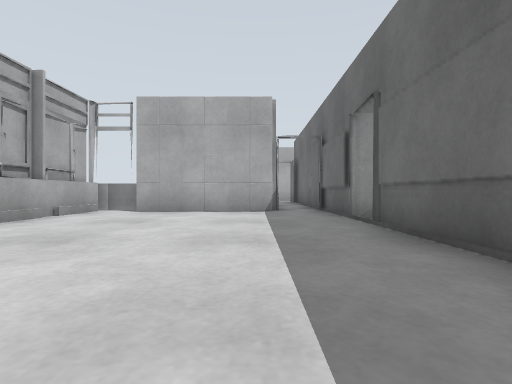
view 1 (above)

17 first-person views from a walk through a Gazebo world. The camera is 0.5 m above the floor, looks level and sees 80° across. The lines on the ground mark 1 m squares. The floor is counted in squares, 1 m on a side. Each view is taken from the middle of a square. On the plan, view 1 faces up. The plan holds only what a view shows up to about 9 squares ahead; the rest is blank. The place goes on beyond the plan.

view 2
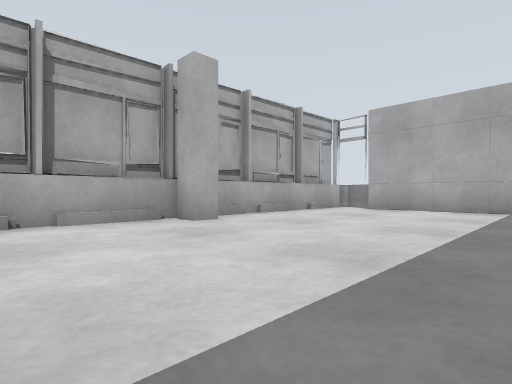

view 3
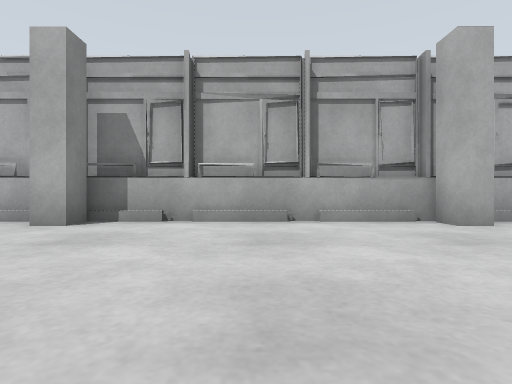

view 4
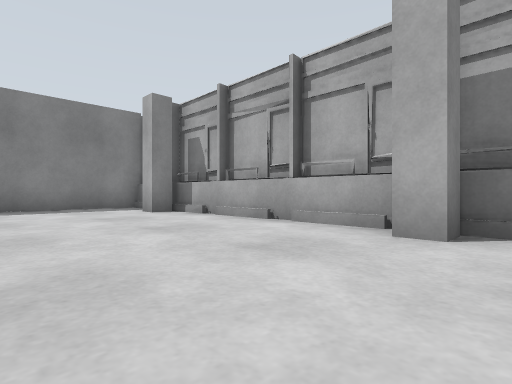

view 5
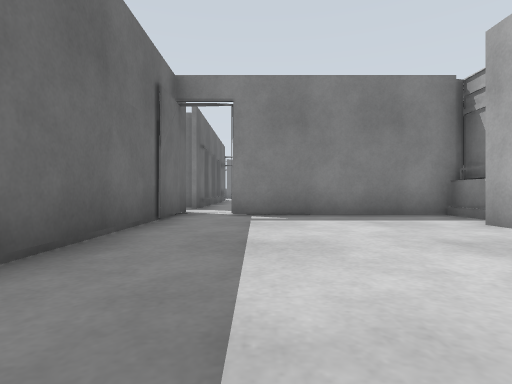

view 6
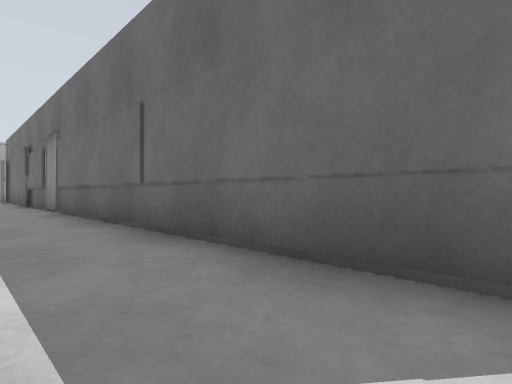

view 7
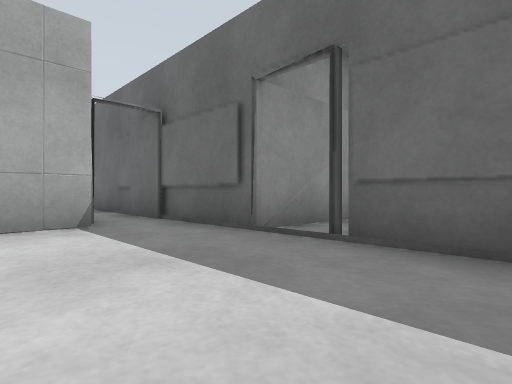

view 8
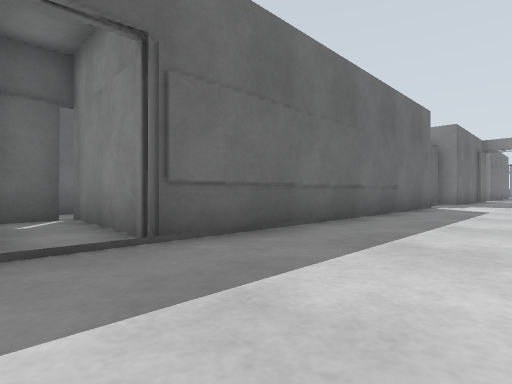

view 9
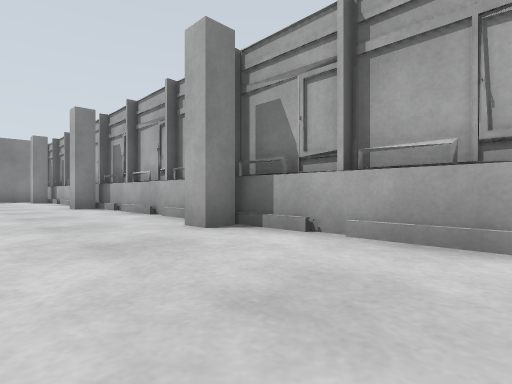

view 10
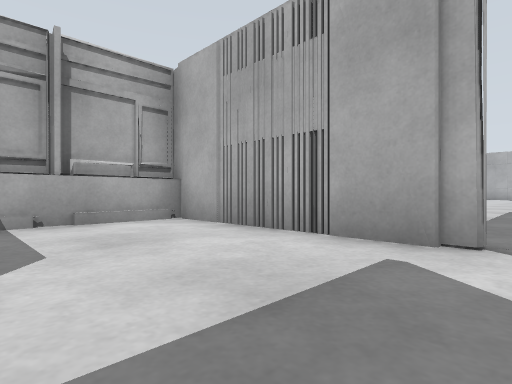

view 11
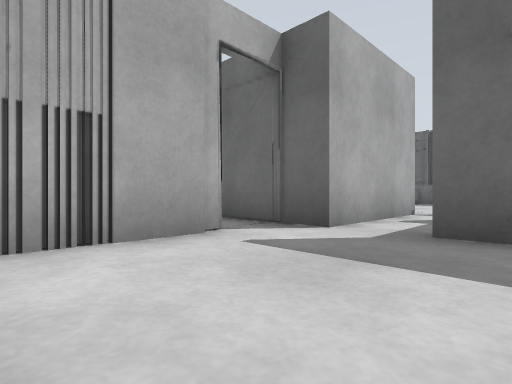

view 12
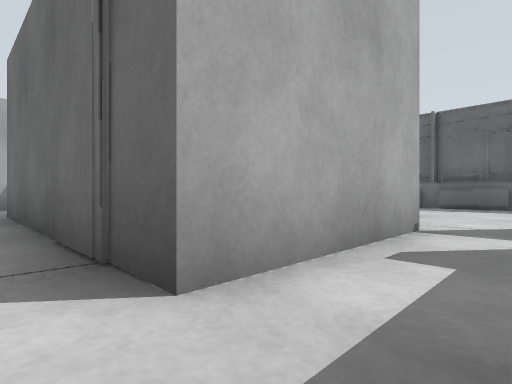

view 13
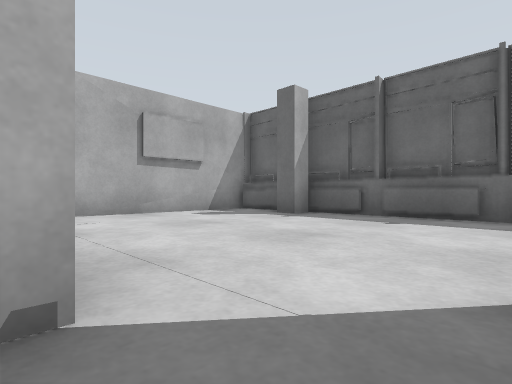

view 14
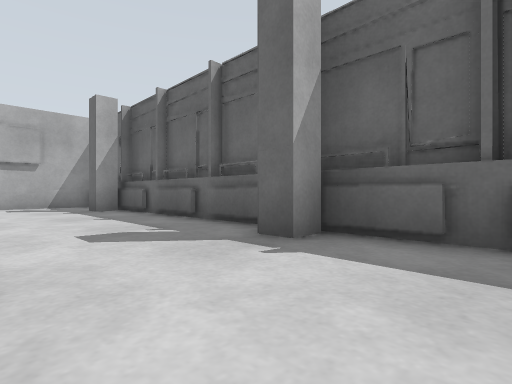

view 15
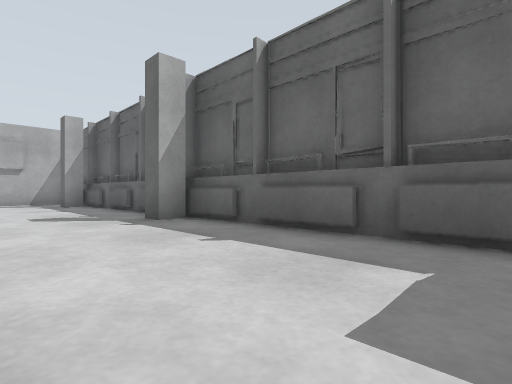

view 16
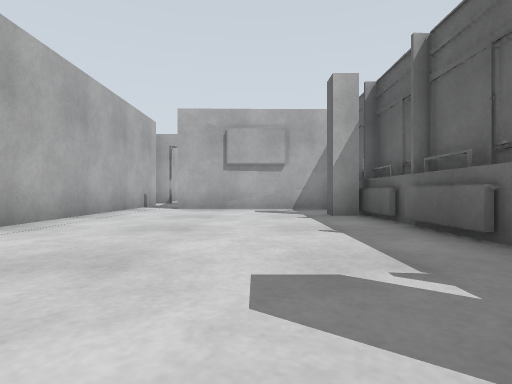

view 17
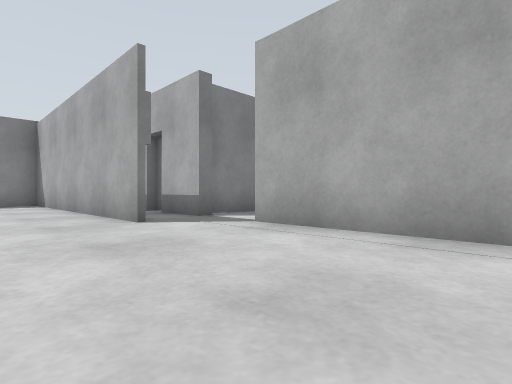

### Floor plan
Ten units are one square. View 1 is at (0, 0); x grows to the right and y downward. Boxes are objects, and circles mark ways between rooms. Rooms are numbered by the first view taken in them; rooms with no view inside come last. Other rooms are left out.
<svg viewBox="-52 -100 174 322">
<path fill="none" stroke="#000" d="M18 40 18 -95M-41 38 -35 38 -35 44M-46 47 -46 65M-41 -25 -35 -25 -35 -20 -41 -20M-46 66 -46 86M-46 89 -46 106M-41 101 -35 101 -35 108M-46 -63 -46 41M5 -77 -31 -77M18 121 16 114M-43 -82 -43 130M19 125 19 77M-46 -86 -46 -66M17 129 17 114M-47 127 5 127M19 137 19 127M-35 -86 -46 -86M5 129 -46 129M19 157 19 150M-43 130 -43 156M-46 120 -46 156M68 149 68 206M53 154 53 170M106 170 106 164M117 154 117 100M31 158 48 158M112 107 106 107 106 100M117 205 117 164M117 95 117 89M53 80 53 137 19 137M114 217 114 85M111 81 67 81M117 217 117 206M115 111 115 103M17 -45 52 -44 52 -55M43 -58 18 -59"/>
<circle cx="10" cy="130" r="3" fill="#2a7"/>
<circle cx="20" cy="-50" r="3" fill="#2a7"/>
<circle cx="30" cy="140" r="3" fill="#2a7"/>
<text x="-10" y="20">1</text>
<text x="-10" y="150">2</text>
<text x="80" y="150">3</text>
<text x="30" y="-50">4</text>
</svg>
Room 1 opens to room 2. Room 1 opens to room 4. Room 2 opens to room 3.

Where each view was taken, in squares from view 1:
view 1: 0 up, 0 right, facing up
view 2: 1 down, 1 right, facing up-left
view 3: 1 down, 1 right, facing left
view 4: 3 down, 0 right, facing down-left
view 5: 6 down, 0 right, facing down
view 6: 4 down, 0 right, facing up-right
view 7: 3 up, 1 left, facing up-right
view 8: 6 up, 1 left, facing down-right
view 9: 6 up, 1 left, facing down-left
view 10: 16 down, 1 right, facing up-left
view 11: 16 down, 2 left, facing up-right
view 12: 15 down, 1 right, facing up-right
view 13: 15 down, 5 right, facing up-right
view 14: 19 down, 8 right, facing up-right
view 15: 22 down, 8 right, facing up-right
view 16: 17 down, 9 right, facing up
view 17: 10 down, 9 right, facing down-left
